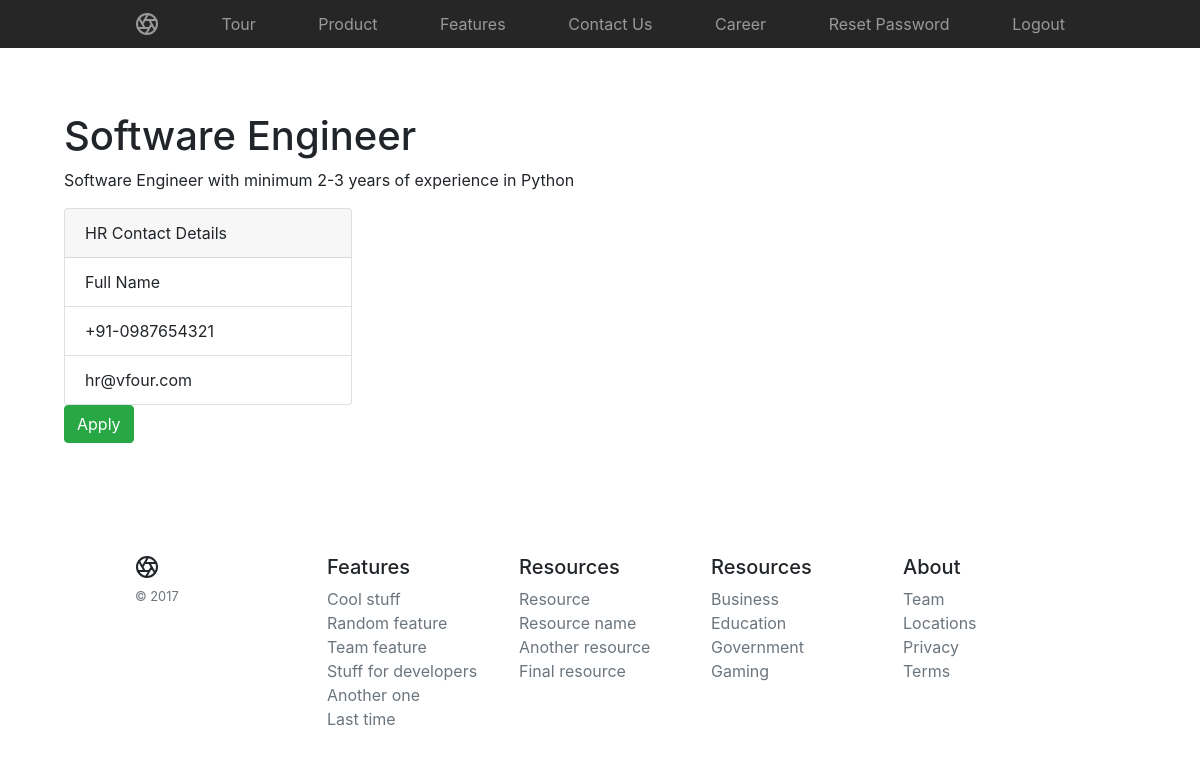
The app's page /jobs/1/ (signed in) with its own data.
### jobs/models.py (models this page shows, shortened)
class Job(models.Model):
    title = models.CharField(max_length=256)
    description = models.TextField()
    experience = models.IntegerField(default=0)
    location = models.CharField(default='Bangalore', max_length=256)

### jobs/views.py (the view)
# urls.py: url(r'^(?P<pk>\d+)/', views.JobDetailView.as_view(), name='job_detail'),
class JobDetailView(PermissionRequiredMixin, DetailView):
    model = Job
    permission_required = ('jobs.view_job')

### jobs/templates/jobs/job_detail.html
{% extends 'base.html' %}
{% block body %}
<div class="row">
    <div class="col">
        <h1>{{job.title}}</h1>
        <p>{{job.description}}</p>
    </div>
</div>
<div class="row">
    <div class="col">
        <div class="card" style="width: 18rem;">
            <div class="card-header">
                HR Contact Details
            </div>
            <ul class="list-group list-group-flush">
                <li class="list-group-item">Full Name</li>
                <li class="list-group-item">+91-0987654321</li>
                <li class="list-group-item">hr@vfour.com</li>
            </ul>
        </div>
    </div>
</div>
<div class="row">
    <div class="col">
        <a href="#" class="btn btn-success">Apply</a>
    </div>
</div>
{% endblock %}

### records on screen
Job: title "Software Engineer", description "Software Engineer with minimum 2-3 years of experience in Python"
